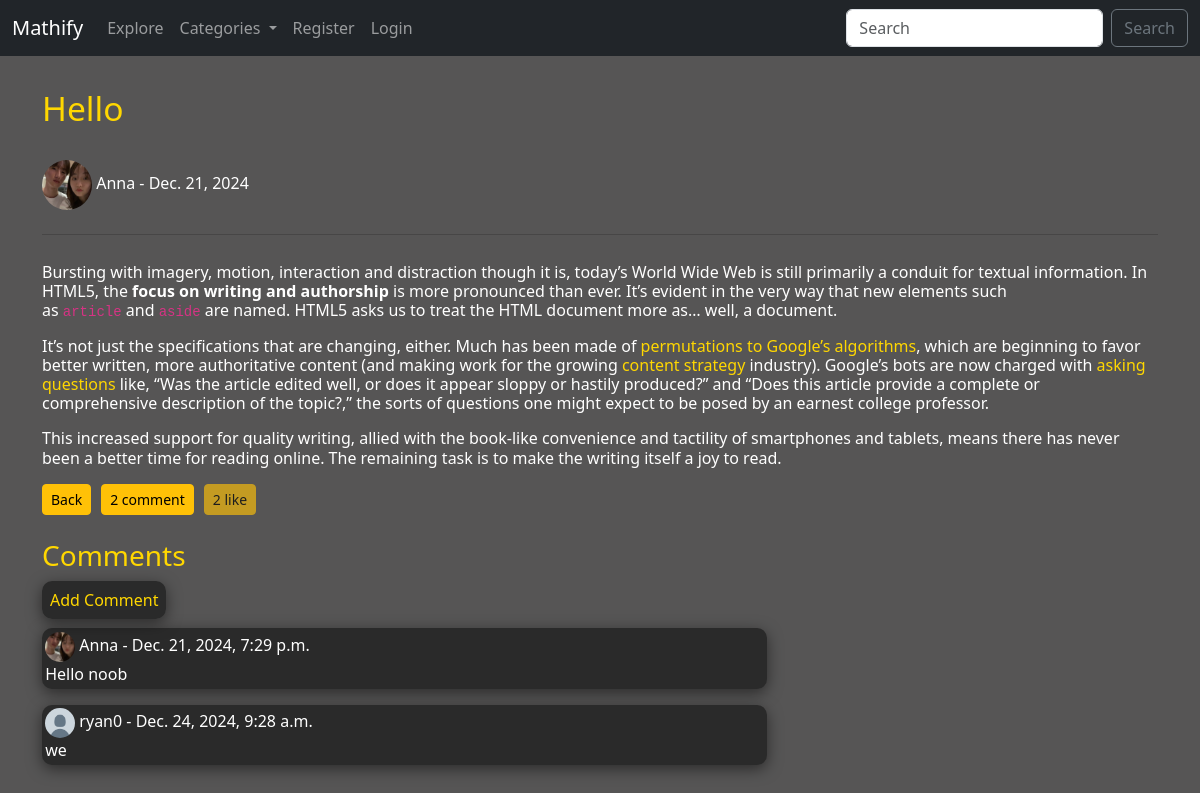
Page /article/68 on the earlier database version.
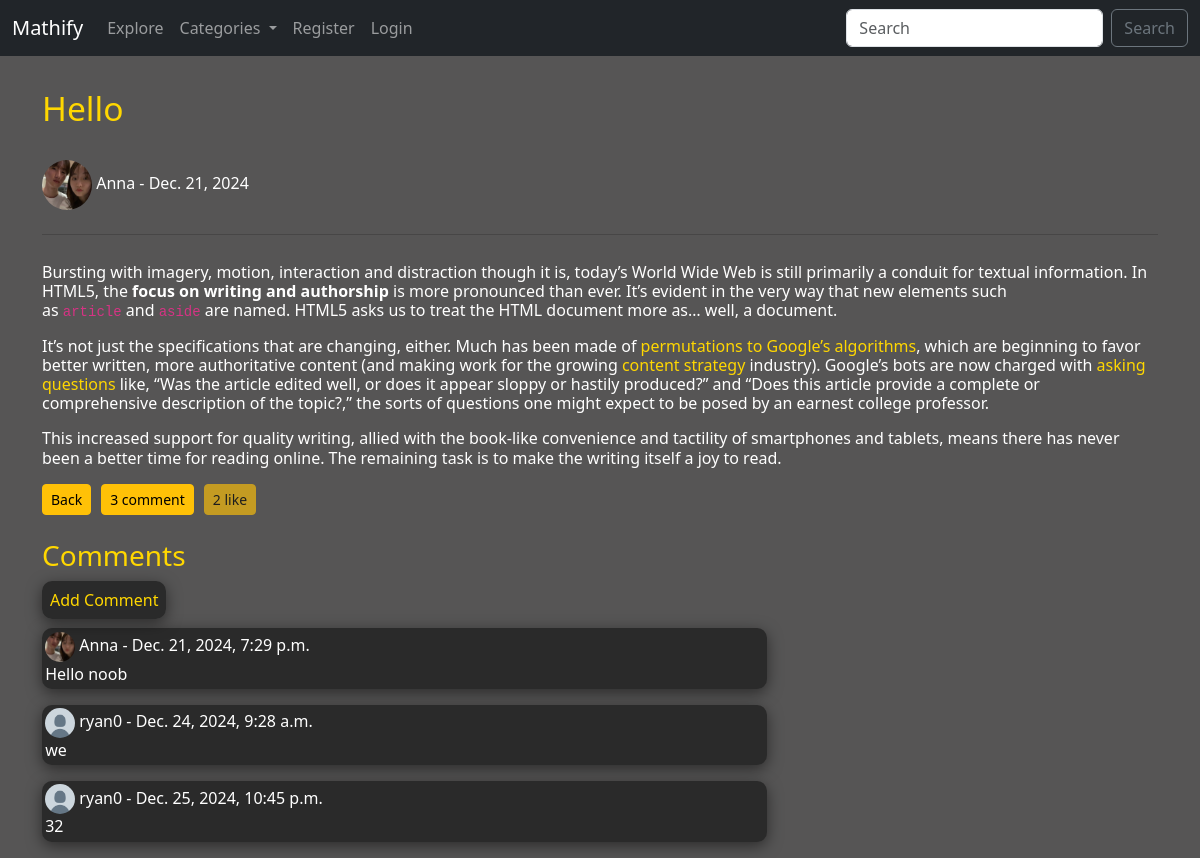
Same page on the later database version.
### myApp/models.py (models this page shows, shortened)
class Post(models.Model):
    title = models.CharField(max_length=255)
    header_image = models.ImageField(null=True, blank=True, upload_to="images/")
    author = models.ForeignKey(User, on_delete=models.CASCADE)
    body = RichTextField(blank=True, null=True)
    post_date = models.DateField(auto_now_add=True)
    category = models.CharField(max_length=255, default='uncategorized')
    likes = models.ManyToManyField(User, related_name='blog_post')
    def total_likes(self):
        return self.likes.count()
    def total_comments(self):
        return self.comments.count()

class Comment(models.Model):
    post = models.ForeignKey(Post, related_name="comments", on_delete=models.CASCADE)
    name = models.CharField(max_length=255)
    body = models.TextField()
    date_added = models.DateTimeField(auto_now_add=True)

class Profile(models.Model):
    user = models.OneToOneField(User, null=True, on_delete=models.CASCADE)
    bio = models.TextField()
    profile_pic = models.ImageField(null=True, blank=True, upload_to="images/profile/")

### myApp/views.py (the view)
# urls.py: path('article/<int:pk>', ArticleDetailView.as_view(), name="article_details"),
class ArticleDetailView(DetailView):
    model = Post
    template_name = 'myApp/article_details.html'
    def get_context_data(self, *args, **kwargs):
        comments_with_pics = []
        cat_menu = Category.objects.all()
        context = super(ArticleDetailView, self).get_context_data(*args, **kwargs)
        post = get_object_or_404(Post, id=self.kwargs['pk'])
        total_likes = post.total_likes()
        liked = False
        if post.likes.filter(id=self.request.user.id).exists():
            liked = True
        for comment in post.comments.all():
            try:
                user = User.objects.get(username=comment.name)
                profile_pic = user.profile.profile_pic.url if user.profile.profile_pic else None
            except User.DoesNotExist:
                profile_pic = None
            comments_with_pics.append({
                'comment': comment,
                'profile_pic': profile_pic
            })
        context["cat_menu"] = cat_menu
        context["total_likes"] = total_likes
        context["liked"] = liked
        context["comments_with_pics"] = comments_with_pics
        return context

### myApp/models.py (called while the page is built)
    def __str__(self):
        return self.name

### myApp/templates/myApp/article_details.html (shortened to what this page needs)
{% extends 'myApp/base.html' %}
{% load static %}
{% block content %}
    <link rel="stylesheet" href="{% static 'myApp/css/article_detail.css' %}">
    <h1>{{ post.title }}</h1>
    <div class="post-card">
        <h6>
            {% if post.author.profile.profile_pic %}
                <img src="{{ post.author.profile.profile_pic.url }}" width=50 height=50 class="rounded-circle">
            {% else %}
                <img src="{% static 'myApp/images/defaultpfp.png' %}" width=50 height=50 class="rounded-circle">
            {% endif %}
                {{ post.author.username }} - {{ post.post_date }}
        <hr>
        <br/>
        <h6>
            {{ post.body|safe }}
        </h6>
    </div>
    <div class="back-like">
        <a href="{% url 'blog_view' %}" class="btn btn-warning btn-sm">Back</a>
        <button class="btn btn-warning btn-sm">{{ post.total_comments }} comment</button>
        <form action="{% url 'like_post' post.pk %}" method="POST">
            {% if user.is_authenticated %}
                {% if liked %}
                    <button type="submit", name="post_id", value="{{ post.id }}",
                    class="btn btn-warning btn-sm"> {{ total_likes }} like</button>
                {% else %}
                    <button type="submit", name="post_id", value="{{ post.id }}",
                    class="btn btn-warning btn-sm"> {{ total_likes }} like</button>
                {% endif %}
            {% else %}
                    <button class="btn btn-warning btn-sm" disabled> {{ total_likes }} like</button>
            {% endif %}
        </form>
    </div>
    <br/>
    <h3>Comments</h3>
    <div class="comment-section">
        <div class="add-comment">
            <a href="{% url 'add_comment' post.pk %}">Add Comment</a><br/>
        </div>
        {% if not post.comments.all %}
            <h6>
                Very empty here... No comments..
            </h6>
        {% else %}
            {% for comment_data in comments_with_pics %}
                <div class="comment-post">
                    <strong>
                        {% if comment_data.profile_pic %}
                            <img src="{{ comment_data.profile_pic }}" width=30 height=30 class="rounded-circle">
                        {% else %}
                            <img src="{% static 'myApp/images/defaultpfp.png' %}" width=30 height=30 class="rounded-circle">
                        {% endif %}
                        {{ comment_data.comment.name }} - {{ comment_data.comment.date_added }}
                    </strong>
                    <br/>
                    {{ comment_data.comment.body }}
                    <br/>
                </div>
            {% endfor %}
        {% endif %}
    </div>
{% endblock %}

Differences in the rows shown:
computed for Post "Hello": total_comments "2" → "3"
added Comment: comment.name "ryan0", comment.date_added "Dec. 25, 2024, 10:45 p.m.", comment.body "32"
